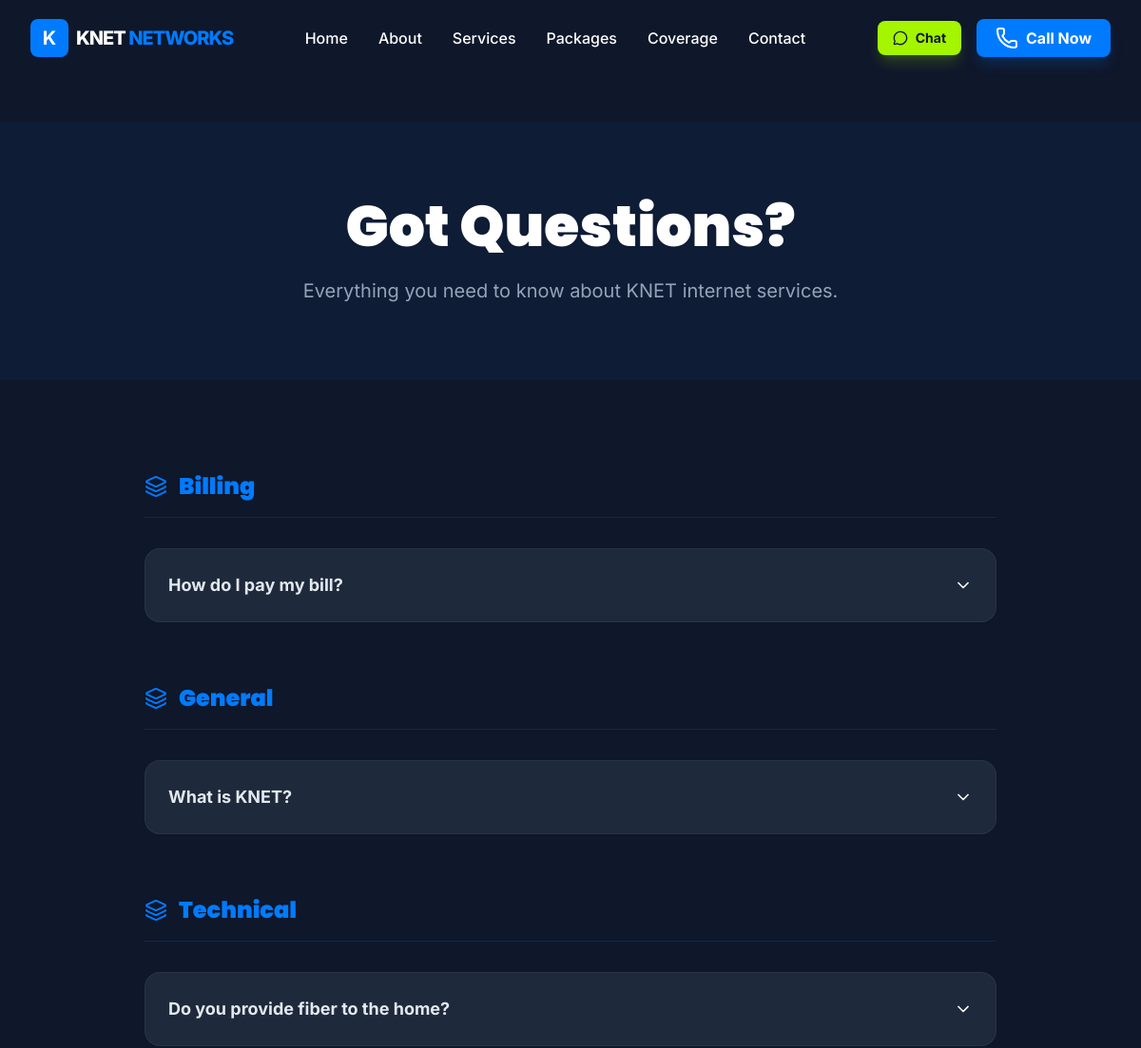
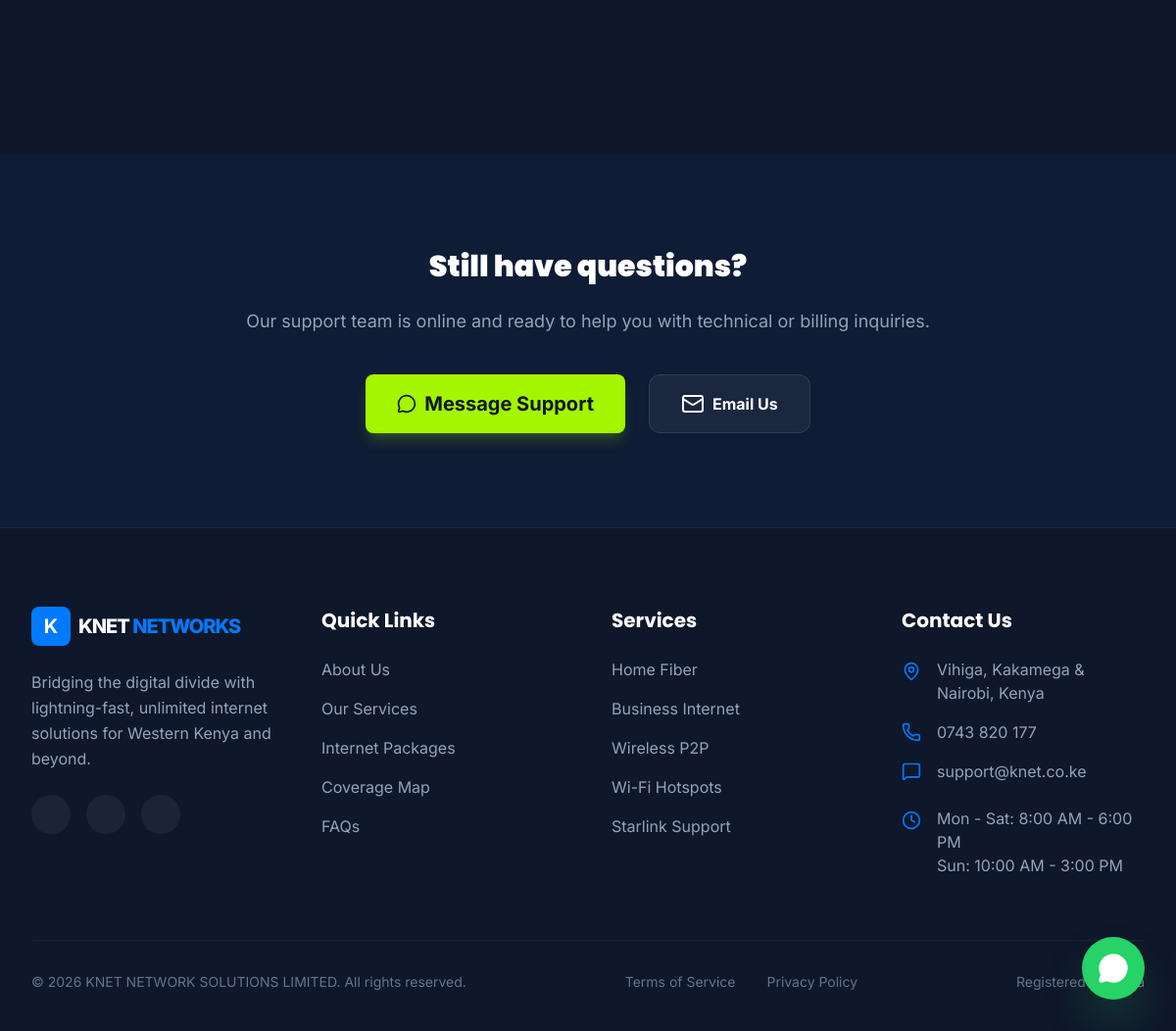
The app's page /faqs.php with its own data (2 pictures, top to bottom).
### tables this page shows
CREATE TABLE IF NOT EXISTS faqs (
    id INT AUTO_INCREMENT PRIMARY KEY,
    category VARCHAR(50) NOT NULL,
    question TEXT NOT NULL,
    answer TEXT NOT NULL,
    sort_order INT DEFAULT 0,
    is_active BOOLEAN DEFAULT TRUE,
    created_at TIMESTAMP DEFAULT CURRENT_TIMESTAMP
);

### includes/functions.php (called while the page is built, shortened)
<?php
function e($text)
{
    return htmlspecialchars($text ?? '', ENT_QUOTES, 'UTF-8');
}
function get_current_page()
{
    return basename($_SERVER['PHP_SELF']);
}
function is_active_page($page)
{
    return get_current_page() === $page;
}
function format_whatsapp_link($phone, $message = "")
{
    $clean_phone = preg_replace('/[^0-9]/', '', $phone);
    return "https://wa.me/" . $clean_phone . "?text=" . urlencode($message);
}

### public/faqs.php (the view, shortened to what this page needs)
<?php
require_once __DIR__ . '/../includes/db.php';
require_once __DIR__ . '/../includes/functions.php';
include INCLUDES_PATH . '/header.php';
try {
    $stmt = $db->query("SELECT * FROM faqs WHERE is_active = 1 ORDER BY category, sort_order ASC");
    $faqs = $stmt->fetchAll();
    $grouped_faqs = [];
    foreach ($faqs as $f) {
        $grouped_faqs[$f['category']][] = $f;
    }
} catch (PDOException $e) {
    $grouped_faqs = [];
}
?>
<section class="py-20 px-4 md:px-8 bg-primary/5 text-center">
    <div class="max-w-4xl mx-auto">
        <h1 class="text-4xl md:text-6xl font-black mb-6">Got Questions?</h1>
        <p class="text-xl text-slate-400">Everything you need to know about KNET internet services.</p>
    </div>
</section>
<section class="py-24 px-4 md:px-8">
    <div class="max-w-4xl mx-auto">
        <?php foreach ($grouped_faqs as $category => $items): ?>
            <div class="mb-16">
                <h2 class="text-2xl font-black mb-8 pb-4 border-b border-primary/20 text-primary flex items-center gap-3">
                    <i data-lucide="layers" class="w-6 h-6"></i>
                    <?php echo e($category); ?>
                </h2>
                <div class="space-y-4" x-data="{ selected: null }">
                    <?php foreach ($items as $index => $item): ?>
                        <?php $faq_id = strtolower(str_replace(' ', '', $category)) . $index; ?>
                        <div class="bg-card-bg border border-white/5 rounded-2xl overflow-hidden transition-all duration-300"
                            :class="{ 'border-primary/30 ring-1 ring-primary/10': selected === '<?php echo $faq_id; ?>' }">
                            <button
                                @click="selected !== '<?php echo $faq_id; ?>' ? selected = '<?php echo $faq_id; ?>' : selected = null"
                                class="w-full p-6 text-left flex justify-between items-center gap-4 hover:bg-white/[0.02]">
                                <span class="text-lg font-bold text-slate-200">
                                    <?php echo e($item['question']); ?>
                                </span>
                                <i data-lucide="chevron-down" class="w-5 h-5 transition-transform duration-300"
                                    :class="{ 'rotate-180 text-primary': selected === '<?php echo $faq_id; ?>' }"></i>
                            </button>
                        </div>
                    <?php endforeach; ?>
                </div>
            </div>
        <?php endforeach; ?>
    </div>
</section>
<section class="py-24 px-4 md:px-8 bg-primary/5">
    <div class="max-w-4xl mx-auto text-center">
        <h2 class="text-3xl font-black mb-6">Still have questions?</h2>
        <p class="text-slate-400 text-lg mb-10">Our support team is online and ready to help you with technical or
            billing inquiries.</p>
        <div class="flex flex-wrap justify-center gap-6">
            <a href="contact.php"
                class="bg-white/5 border border-white/10 px-8 py-4 rounded-xl font-bold hover:bg-white/10 transition-all flex items-center gap-2">
                <i data-lucide="mail"></i> Email Us
            </a>
        </div>
    </div>
</section>
<?php include INCLUDES_PATH . '/footer.php'; ?>

### includes/header.php (shortened to what this page needs)
<?php
require_once __DIR__ . '/components/cta-buttons.php';
?>
<!DOCTYPE html>
<html lang="en" class="scroll-smooth">
<head>
    <script src="https://cdn.tailwindcss.com"></script>
</head>
<body class="bg-dark-bg text-white selection:bg-primary selection:text-white">
    <header x-data="{ isOpen: false, isScrolled: false }" @scroll.window="isScrolled = (window.pageYOffset > 20)"
        :class="{ 'glass-effect py-3 shadow-lg': isScrolled, 'bg-transparent py-5': !isScrolled }"
        class="fixed top-0 left-0 right-0 z-50 transition-all duration-300 px-4 md:px-8">
        <div class="max-w-7xl mx-auto flex items-center justify-between">
            <a href="index.php" class="flex items-center gap-2">
                <div
                    class="w-10 h-10 bg-primary rounded-lg flex items-center justify-center font-bold text-xl text-white">
                    K</div>
                <span class="font-extrabold text-xl tracking-tighter">KNET <span
                        class="text-primary">NETWORKS</span></span>
            </a>
            <nav class="hidden lg:flex items-center gap-8 font-medium">
                <a href="index.php" class="nav-link <?php echo is_active_page('index.php') ? 'active' : ''; ?>">Home</a>
                <a href="about.php"
                    class="nav-link <?php echo is_active_page('about.php') ? 'active' : ''; ?>">About</a>
                <a href="services.php"
                    class="nav-link <?php echo is_active_page('services.php') ? 'active' : ''; ?>">Services</a>
                <a href="packages.php"
                    class="nav-link <?php echo is_active_page('packages.php') ? 'active' : ''; ?>">Packages</a>
                <a href="coverage.php"
                    class="nav-link <?php echo is_active_page('coverage.php') ? 'active' : ''; ?>">Coverage</a>
                <a href="contact.php"
                    class="nav-link <?php echo is_active_page('contact.php') ? 'active' : ''; ?>">Contact</a>
            </nav>
            <div class="hidden lg:flex items-center gap-4">
                <?php renderWhatsAppButton("Chat", "sm"); ?>
                <a href="tel:<?php echo str_replace(' ', '', SITE_PHONE); ?>"
                    class="bg-primary hover:bg-primary-hover text-white px-5 py-2 rounded-lg font-bold flex items-center gap-2 transition-all btn-glow shadow-lg shadow-primary/20">
                    <i data-lucide="phone"></i> Call Now
                </a>
            </div>
        </div>
                <?php renderWhatsAppButton("WhatsApp", "md"); ?>
    </header>
    <main class="pt-24 lg:pt-32">

### includes/components/cta-buttons.php (shortened to what this page needs)
<?php
function renderWhatsAppButton($text = "Chat on WhatsApp", $size = "md", $message = "Hello KNET, I'm interested in your internet services.")
{
    $link = format_whatsapp_link(WHATSAPP_NUMBER, $message);
    $classes = "bg-accent hover:bg-accent-hover text-dark-bg font-bold flex items-center justify-center gap-2 transition-all shadow-lg shadow-accent/20 rounded-lg ";
    if ($size === "sm") {
        $classes .= "px-4 py-2 text-sm";
    } elseif ($size === "lg") {
        $classes .= "px-8 py-4 text-xl";
    } else {
        $classes .= "px-6 py-3 text-base";
    }
    echo '<a href="' . $link . '" target="_blank" class="' . $classes . '">
            <i data-lucide="message-circle" class="' . ($size === "sm" ? "w-4 h-4" : "w-5 h-5") . '"></i> ' . e($text) . '
          </a>';
}

### includes/footer.php (shortened to what this page needs)
</main>
<footer class="bg-dark-bg pt-20 pb-10 border-t border-white/5 px-4 md:px-8">
    <div class="max-w-7xl mx-auto grid grid-cols-1 md:grid-cols-2 lg:grid-cols-4 gap-12 mb-16">
        <div>
            <a href="index.php" class="flex items-center gap-2 mb-6">
                <div
                    class="w-10 h-10 bg-primary rounded-lg flex items-center justify-center font-bold text-xl text-white">
                    K</div>
                <span class="font-extrabold text-xl tracking-tighter">KNET <span
                        class="text-primary">NETWORKS</span></span>
            </a>
            <p class="text-slate-400 leading-relaxed mb-6">
                Bridging the digital divide with lightning-fast, unlimited internet solutions for Western Kenya and
                beyond.
            </p>
            <div class="flex gap-4">
                <a href="#"
                    class="w-10 h-10 bg-white/5 hover:bg-primary rounded-full flex items-center justify-center transition-all text-slate-300 hover:text-white">
                </a>
                <a href="#"
                    class="w-10 h-10 bg-white/5 hover:bg-primary rounded-full flex items-center justify-center transition-all text-slate-300 hover:text-white">
                </a>
                <a href="#"
                    class="w-10 h-10 bg-white/5 hover:bg-primary rounded-full flex items-center justify-center transition-all text-slate-300 hover:text-white">
                </a>
            </div>
        </div>
        <div>
            <h4 class="text-xl font-bold mb-6">Quick Links</h4>
            <ul class="flex flex-col gap-4 text-slate-400">
                <li><a href="about.php" class="hover:text-primary transition-colors">About Us</a></li>
                <li><a href="services.php" class="hover:text-primary transition-colors">Our Services</a></li>
                <li><a href="packages.php" class="hover:text-primary transition-colors">Internet Packages</a></li>
                <li><a href="coverage.php" class="hover:text-primary transition-colors">Coverage Map</a></li>
                <li><a href="faqs.php" class="hover:text-primary transition-colors">FAQs</a></li>
            </ul>
        </div>
        <div>
            <h4 class="text-xl font-bold mb-6">Services</h4>
            <ul class="flex flex-col gap-4 text-slate-400">
                <li><a href="services.php" class="hover:text-primary transition-colors">Home Fiber</a></li>
                <li><a href="services.php" class="hover:text-primary transition-colors">Business Internet</a></li>
                <li><a href="services.php" class="hover:text-primary transition-colors">Wireless P2P</a></li>
                <li><a href="services.php" class="hover:text-primary transition-colors">Wi-Fi Hotspots</a></li>
                <li><a href="services.php" class="hover:text-primary transition-colors">Starlink Support</a></li>
            </ul>
        </div>
        <div>
            <h4 class="text-xl font-bold mb-6">Contact Us</h4>
            <ul class="flex flex-col gap-4 text-slate-400">
                <li class="flex items-start gap-4">
                    <i data-lucide="map-pin" class="w-5 h-5 text-primary shrink-0 mt-1"></i>
                    <span>Vihiga, Kakamega & Nairobi, Kenya</span>
                </li>
                <li class="flex items-center gap-4">
                    <i data-lucide="phone" class="w-5 h-5 text-primary shrink-0"></i>
                    <a href="tel:0743820177" class="hover:text-primary">
                        <?php echo SITE_PHONE; ?>
                    </a>
                </li>
                <li class="flex items-center gap-4">
                    <i data-lucide="message-square" class="w-5 h-5 text-primary shrink-0"></i>
                    <a href="mailto:<?php echo SITE_EMAIL_SUPPORT; ?>"
                        class="hover:text-primary"><?php echo SITE_EMAIL_SUPPORT; ?></a>
                </li>
                <li class="flex items-start gap-4 mt-2">
                    <i data-lucide="clock" class="w-5 h-5 text-primary shrink-0 mt-1"></i>
                    <span>Mon - Sat: 8:00 AM - 6:00 PM<br>Sun: 10:00 AM - 3:00 PM</span>
                </li>
            </ul>
        </div>
    </div>
    <div
        class="max-w-7xl mx-auto pt-8 border-t border-white/5 flex flex-col md:flex-row justify-between items-center gap-6 text-slate-500 text-sm">
        <p>&copy;
            <?php echo date('Y'); ?>
            <?php echo SITE_NAME; ?>. All rights reserved.
        </p>
        <div class="flex gap-8">
            <a href="terms.php" class="hover:text-white">Terms of Service</a>
            <a href="terms.php" class="hover:text-white">Privacy Policy</a>
        </div>
        <p>Registered in Kenya</p>
    </div>
</footer>
<a href="<?php echo format_whatsapp_link(WHATSAPP_NUMBER); ?>" target="_blank"
    class="fixed bottom-8 right-8 w-16 h-16 bg-[#25D366] text-white rounded-full flex items-center justify-center shadow-2xl z-40 transition-transform hover:scale-110 active:scale-95 btn-glow shadow-[#25D366]/40">
    <i data-lucide="message-circle" class="w-8 h-8 fill-current"></i>
</a>
</body>
</html>

### includes/header.php (style rules this page uses)
:root { --primary: #007BFF; --accent: #A4F500; --bg-dark: #0F172A; --bg-card: #1E293B; }
body { font-family: 'Inter', sans-serif; background-color: var(--bg-dark); color: white; }
h1, h2, h3, h4 { font-family: 'Poppins', sans-serif; }
.nav-link { transition: color 0.3s ease; }

### records on screen
faqs: question "How do I pay my bill?"
faqs: question "What is KNET?"
faqs: question "Do you provide fiber to the home?"

### other values on screen
$text "Chat Message Support"
$category "Billing"
$category "General"
$category "Technical"
SITE_PHONE "0743 820 177"
SITE_EMAIL_SUPPORT "support@knet.co.ke"
SITE_NAME "KNET NETWORK SOLUTIONS LIMITED"
